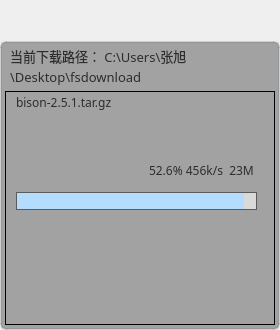
<?xml version="1.0" encoding="UTF-8"?>
<ui version="4.0">
 <class>downloadwidget</class>
 <widget class="QWidget" name="downloadwidget">
  <property name="geometry">
   <rect>
    <x>0</x>
    <y>0</y>
    <width>280</width>
    <height>330</height>
   </rect>
  </property>
  <property name="minimumSize">
   <size>
    <width>280</width>
    <height>0</height>
   </size>
  </property>
  <property name="maximumSize">
   <size>
    <width>280</width>
    <height>16777215</height>
   </size>
  </property>
  <property name="windowTitle">
   <string>Form</string>
  </property>
  <property name="styleSheet">
   <string notr="true">color: rgb(45, 45, 45);</string>
  </property>
  <layout class="QVBoxLayout" name="verticalLayout">
   <property name="spacing">
    <number>10</number>
   </property>
   <property name="leftMargin">
    <number>0</number>
   </property>
   <property name="topMargin">
    <number>3</number>
   </property>
   <property name="rightMargin">
    <number>0</number>
   </property>
   <property name="bottomMargin">
    <number>0</number>
   </property>
   <item>
    <widget class="QWidget" name="widget_2" native="true">
     <property name="minimumSize">
      <size>
       <width>0</width>
       <height>28</height>
      </size>
     </property>
     <layout class="QHBoxLayout" name="horizontalLayout_3">
      <property name="leftMargin">
       <number>0</number>
      </property>
      <property name="topMargin">
       <number>0</number>
      </property>
      <property name="rightMargin">
       <number>5</number>
      </property>
      <property name="bottomMargin">
       <number>0</number>
      </property>
      <item>
       <spacer name="horizontalSpacer_2">
        <property name="orientation">
         <enum>Qt::Horizontal</enum>
        </property>
        <property name="sizeHint" stdset="0">
         <size>
          <width>244</width>
          <height>20</height>
         </size>
        </property>
       </spacer>
      </item>
      <item>
       <widget class="QToolButton" name="toolButton_file">
        <property name="minimumSize">
         <size>
          <width>22</width>
          <height>25</height>
         </size>
        </property>
        <property name="maximumSize">
         <size>
          <width>22</width>
          <height>25</height>
         </size>
        </property>
        <property name="styleSheet">
         <string notr="true">QToolButton {
	color: rgb(255, 255, 255);
	background-color: rgba(255, 255, 255, 0);
	border: none;
}

QToolButton::menu-indicator { 
	image: None;
}

 
QToolButton:hover {
	color: rgb(255, 255, 255);
	background-color: rgba(255, 255, 255, 0);
	border: none;
}</string>
        </property>
        <property name="icon">
         <iconset resource="lib.qrc">
          <normaloff>:/lib/download.png</normaloff>:/lib/download.png</iconset>
        </property>
        <property name="iconSize">
         <size>
          <width>22</width>
          <height>22</height>
         </size>
        </property>
       </widget>
      </item>
     </layout>
    </widget>
   </item>
   <item>
    <widget class="QWidget" name="widget_body" native="true">
     <property name="styleSheet">
      <string notr="true">#widget_body{
background-color: rgb(162, 162, 162);
/*padding:5px;*/
border-radius:6px;
border:2px solid rgb(108, 117, 125, 65); 
}</string>
     </property>
     <layout class="QVBoxLayout" name="verticalLayout_2">
      <property name="spacing">
       <number>0</number>
      </property>
      <property name="leftMargin">
       <number>5</number>
      </property>
      <property name="topMargin">
       <number>0</number>
      </property>
      <property name="rightMargin">
       <number>5</number>
      </property>
      <property name="bottomMargin">
       <number>5</number>
      </property>
      <item>
       <widget class="QWidget" name="widget_3" native="true">
        <property name="styleSheet">
         <string notr="true">background-color: rgba(125, 125, 125, 0);</string>
        </property>
        <layout class="QHBoxLayout" name="horizontalLayout_2">
         <property name="spacing">
          <number>0</number>
         </property>
         <property name="leftMargin">
          <number>5</number>
         </property>
         <property name="topMargin">
          <number>5</number>
         </property>
         <property name="rightMargin">
          <number>0</number>
         </property>
         <property name="bottomMargin">
          <number>5</number>
         </property>
         <item>
          <widget class="QLabel" name="label_2">
           <property name="font">
            <font>
             <family>OPPOSans B</family>
             <pointsize>10</pointsize>
             <stylestrategy>PreferAntialias</stylestrategy>
            </font>
           </property>
           <property name="layoutDirection">
            <enum>Qt::LeftToRight</enum>
           </property>
           <property name="styleSheet">
            <string notr="true"/>
           </property>
           <property name="text">
            <string>当前下载路径： C:\Users\张旭\Desktop\fsdownload</string>
           </property>
           <property name="alignment">
            <set>Qt::AlignLeading|Qt::AlignLeft|Qt::AlignVCenter</set>
           </property>
           <property name="wordWrap">
            <bool>true</bool>
           </property>
          </widget>
         </item>
         <item>
          <widget class="QToolButton" name="toolButton_file_3">
           <property name="minimumSize">
            <size>
             <width>22</width>
             <height>25</height>
            </size>
           </property>
           <property name="maximumSize">
            <size>
             <width>22</width>
             <height>25</height>
            </size>
           </property>
           <property name="styleSheet">
            <string notr="true">QToolButton {
	color: rgb(255, 255, 255);
	background-color: rgba(255, 255, 255, 0);
	border: none;
}

QToolButton::menu-indicator { 
	image: None;
}

 
QToolButton:hover {
	color: rgb(255, 255, 255);
	background-color: rgba(255, 255, 255, 0);
	border: none;
}</string>
           </property>
           <property name="icon">
            <iconset resource="lib.qrc">
             <normaloff>:/lib/file.png</normaloff>:/lib/file.png</iconset>
           </property>
           <property name="iconSize">
            <size>
             <width>20</width>
             <height>20</height>
            </size>
           </property>
          </widget>
         </item>
         <item>
          <widget class="QToolButton" name="toolButton_file_2">
           <property name="minimumSize">
            <size>
             <width>22</width>
             <height>25</height>
            </size>
           </property>
           <property name="maximumSize">
            <size>
             <width>22</width>
             <height>25</height>
            </size>
           </property>
           <property name="styleSheet">
            <string notr="true">QToolButton {
	color: rgb(255, 255, 255);
	background-color: rgba(255, 255, 255, 0);
	border: none;
}

QToolButton::menu-indicator { 
	image: None;
}

 
QToolButton:hover {
	color: rgb(255, 255, 255);
	background-color: rgba(255, 255, 255, 0);
	border: none;
}</string>
           </property>
           <property name="icon">
            <iconset resource="lib.qrc">
             <normaloff>:/lib/setting2.png</normaloff>:/lib/setting2.png</iconset>
           </property>
           <property name="iconSize">
            <size>
             <width>20</width>
             <height>20</height>
            </size>
           </property>
          </widget>
         </item>
        </layout>
       </widget>
      </item>
      <item>
       <widget class="QScrollArea" name="scrollArea">
        <property name="styleSheet">
         <string notr="true">#scrollArea{
	border: 1px solid;
	background-color: rgb(29, 29, 29);
}
</string>
        </property>
        <property name="widgetResizable">
         <bool>true</bool>
        </property>
        <widget class="QWidget" name="scrollAreaWidgetContents">
         <property name="geometry">
          <rect>
           <x>0</x>
           <y>0</y>
           <width>268</width>
           <height>238</height>
          </rect>
         </property>
         <property name="styleSheet">
          <string notr="true">background-color: rgba(255, 255, 255, 150);</string>
         </property>
         <widget class="QWidget" name="widget" native="true">
          <property name="geometry">
           <rect>
            <x>10</x>
            <y>0</y>
            <width>251</width>
            <height>41</height>
           </rect>
          </property>
          <property name="styleSheet">
           <string notr="true">background-color: rgba(255, 255, 255, 0);</string>
          </property>
          <layout class="QVBoxLayout" name="verticalLayout_3">
           <property name="spacing">
            <number>0</number>
           </property>
           <property name="leftMargin">
            <number>0</number>
           </property>
           <property name="topMargin">
            <number>0</number>
           </property>
           <property name="rightMargin">
            <number>0</number>
           </property>
           <property name="bottomMargin">
            <number>0</number>
           </property>
           <item>
            <widget class="QLabel" name="label">
             <property name="minimumSize">
              <size>
               <width>0</width>
               <height>20</height>
              </size>
             </property>
             <property name="maximumSize">
              <size>
               <width>16777215</width>
               <height>20</height>
              </size>
             </property>
             <property name="font">
              <font>
               <family>OPPOSans B</family>
               <pointsize>9</pointsize>
               <stylestrategy>PreferAntialias</stylestrategy>
              </font>
             </property>
             <property name="styleSheet">
              <string notr="true">color: rgb(45, 45, 45);</string>
             </property>
             <property name="text">
              <string>bison-2.5.1.tar.gz</string>
             </property>
            </widget>
           </item>
           <item>
            <widget class="QWidget" name="widget_5" native="true">
             <property name="minimumSize">
              <size>
               <width>0</width>
               <height>20</height>
              </size>
             </property>
             <property name="maximumSize">
              <size>
               <width>16777215</width>
               <height>20</height>
              </size>
             </property>
             <property name="styleSheet">
              <string notr="true">background-color: rgba(255, 255, 255, 0);</string>
             </property>
            </widget>
           </item>
          </layout>
         </widget>
         <widget class="QProgressBar" name="progressBar">
          <property name="geometry">
           <rect>
            <x>10</x>
            <y>100</y>
            <width>241</width>
            <height>18</height>
           </rect>
          </property>
          <property name="minimumSize">
           <size>
            <width>0</width>
            <height>18</height>
           </size>
          </property>
          <property name="maximumSize">
           <size>
            <width>16777215</width>
            <height>18</height>
           </size>
          </property>
          <property name="styleSheet">
           <string notr="true">QProgressBar {
	border: 1px solid;
	border-color: rgb(91, 91, 91);
	border-radius: 0px; 
	/*background-color: #FFFFFF; */
	text-align:center; 
	color: rgba(0, 0, 0, 200);
}

QProgressBar:chunk{
	border-radius:0px;
	background-color: rgb(180, 220, 255);
}</string>
          </property>
          <property name="value">
           <number>95</number>
          </property>
          <property name="textVisible">
           <bool>false</bool>
          </property>
          <property name="invertedAppearance">
           <bool>false</bool>
          </property>
          <property name="textDirection">
           <enum>QProgressBar::TopToBottom</enum>
          </property>
          <property name="format">
           <string>%p%</string>
          </property>
         </widget>
         <widget class="QWidget" name="widget_4" native="true">
          <property name="geometry">
           <rect>
            <x>10</x>
            <y>70</y>
            <width>241</width>
            <height>18</height>
           </rect>
          </property>
          <property name="minimumSize">
           <size>
            <width>0</width>
            <height>18</height>
           </size>
          </property>
          <property name="maximumSize">
           <size>
            <width>16777215</width>
            <height>18</height>
           </size>
          </property>
          <property name="styleSheet">
           <string notr="true">background-color: rgba(131, 185, 255, 0);
color: rgb(0, 0, 0);</string>
          </property>
          <layout class="QHBoxLayout" name="horizontalLayout">
           <property name="spacing">
            <number>0</number>
           </property>
           <property name="leftMargin">
            <number>3</number>
           </property>
           <property name="topMargin">
            <number>0</number>
           </property>
           <property name="rightMargin">
            <number>3</number>
           </property>
           <property name="bottomMargin">
            <number>0</number>
           </property>
           <item>
            <widget class="QLabel" name="label_3">
             <property name="minimumSize">
              <size>
               <width>12</width>
               <height>12</height>
              </size>
             </property>
             <property name="maximumSize">
              <size>
               <width>12</width>
               <height>12</height>
              </size>
             </property>
             <property name="styleSheet">
              <string notr="true">image: url(:/lib/peixu.png);</string>
             </property>
             <property name="text">
              <string/>
             </property>
            </widget>
           </item>
           <item>
            <spacer name="horizontalSpacer">
             <property name="orientation">
              <enum>Qt::Horizontal</enum>
             </property>
             <property name="sizeHint" stdset="0">
              <size>
               <width>99</width>
               <height>15</height>
              </size>
             </property>
            </spacer>
           </item>
           <item>
            <widget class="QLabel" name="label_4">
             <property name="maximumSize">
              <size>
               <width>16777215</width>
               <height>15</height>
              </size>
             </property>
             <property name="font">
              <font>
               <family>OPPOSans B</family>
               <pointsize>9</pointsize>
              </font>
             </property>
             <property name="styleSheet">
              <string notr="true">color: rgb(45, 45, 45);</string>
             </property>
             <property name="text">
              <string>52.6% 456k/s  23M</string>
             </property>
            </widget>
           </item>
          </layout>
         </widget>
        </widget>
       </widget>
      </item>
     </layout>
    </widget>
   </item>
  </layout>
 </widget>
 <resources>
  <include location="lib.qrc"/>
 </resources>
 <connections/>
</ui>
